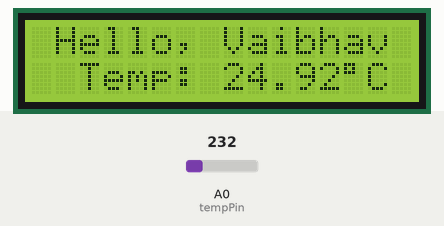
Bench run of a sketch on a simulated Arduino Uno, built with avr-gcc and run on an emulated ATmega328P. On the bench: 16×2 character LCD. The test bench sets the inputs (shaded band); at power-on: A0 (tempPin) = 232.

Above: at 1.2 s.
1.3 s: A0 (tempPin) set to 250
At 3.2 s:
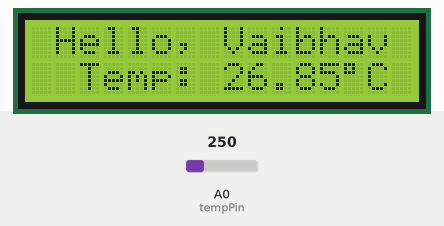
3.5 s: A0 (tempPin) set to 266
At 5.1 s:
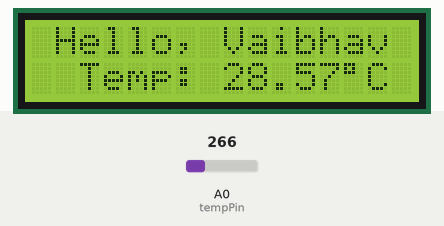
5.5 s: A0 (tempPin) set to 290
At 6.9 s:
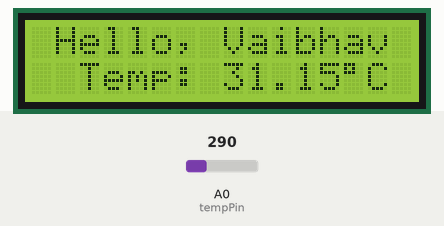
Timing chart, 0 to 8.5 s (numbered marks = the images above; inputs shaded):
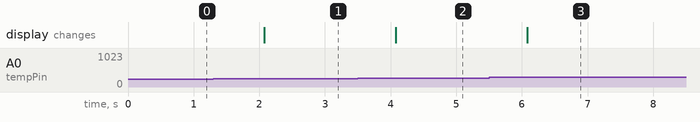

The sketch:

tempOnLCD.ino
```cpp
//Using the LCD
const int rsPin = 10;
const int ePin = 9;
const int d4 = 5;
const int d5 = 4;     //Declaring pin connection from lcd to arduino
const int d6 = 3;
const int d7 = 2;
const int tempPin = A0;   //Pin connected to LM35 temp sensor
float temp;           //Variable to hold temperature

#include <LiquidCrystal.h>    //Importing required library
LiquidCrystal lcd(rsPin, ePin, d4, d5, d6, d7);

//void clrLn(LiquidCrystal lcd, int ln);

void setup()
{
   lcd.begin(16,2);   //Defining lcd to be 16x2
   lcd.setCursor(0,0);  //Setting cursor to top-left corner
   lcd.print(" Hello, Vaibhav");
   lcd.setCursor(0,1);  //Set cursor to beginning of second line
   pinMode(tempPin, INPUT);   //Setting tempPin to input
   analogReference(INTERNAL);   //Setting aRef to 1.1V
}

void loop()
{
    temp = analogRead(tempPin)/ 9.31;
    //clrLn(lcd, 1);    //Clear line 2
    lcd.setCursor(0,1);   //Set Cursor to start of second line
    lcd.print("  Temp: ");
    lcd.print(temp);
    lcd.print('\337');
    lcd.print("C");
    delay(1000);

}

void clrLn(LiquidCrystal mylcd, int ln)   //Function which clears specified line on specified 16x2 lcd
{
  mylcd.setCursor(0, ln);
  mylcd.print("                ");    //Printing 16 spaces to clear line
  delay(5);
  mylcd.setCursor(0, ln);
}
```

Measured:
- after the input at 1.3 s, the display: changes after 0.77 s (image 1)
- after the input at 3.5 s, the display: changes after 0.58 s (image 2)
- after the input at 5.5 s, the display: changes after 0.58 s (image 3)
